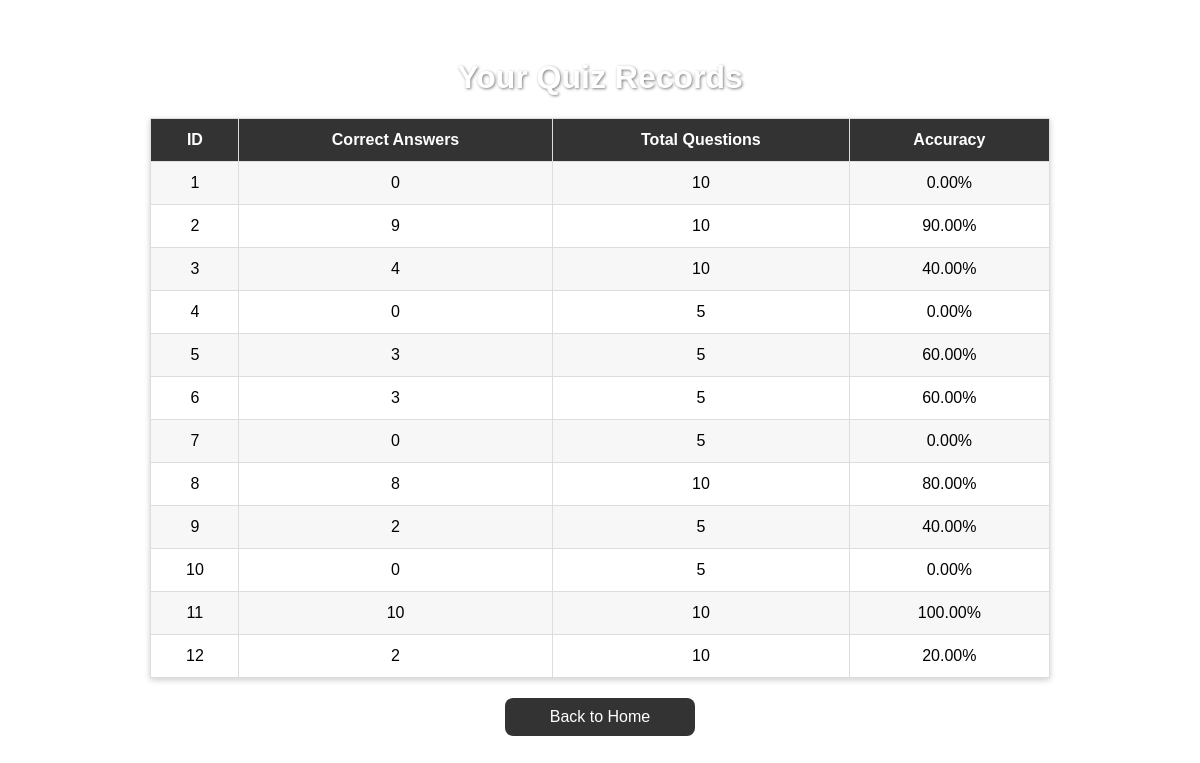
Before: /records (signed in) with the older database file.
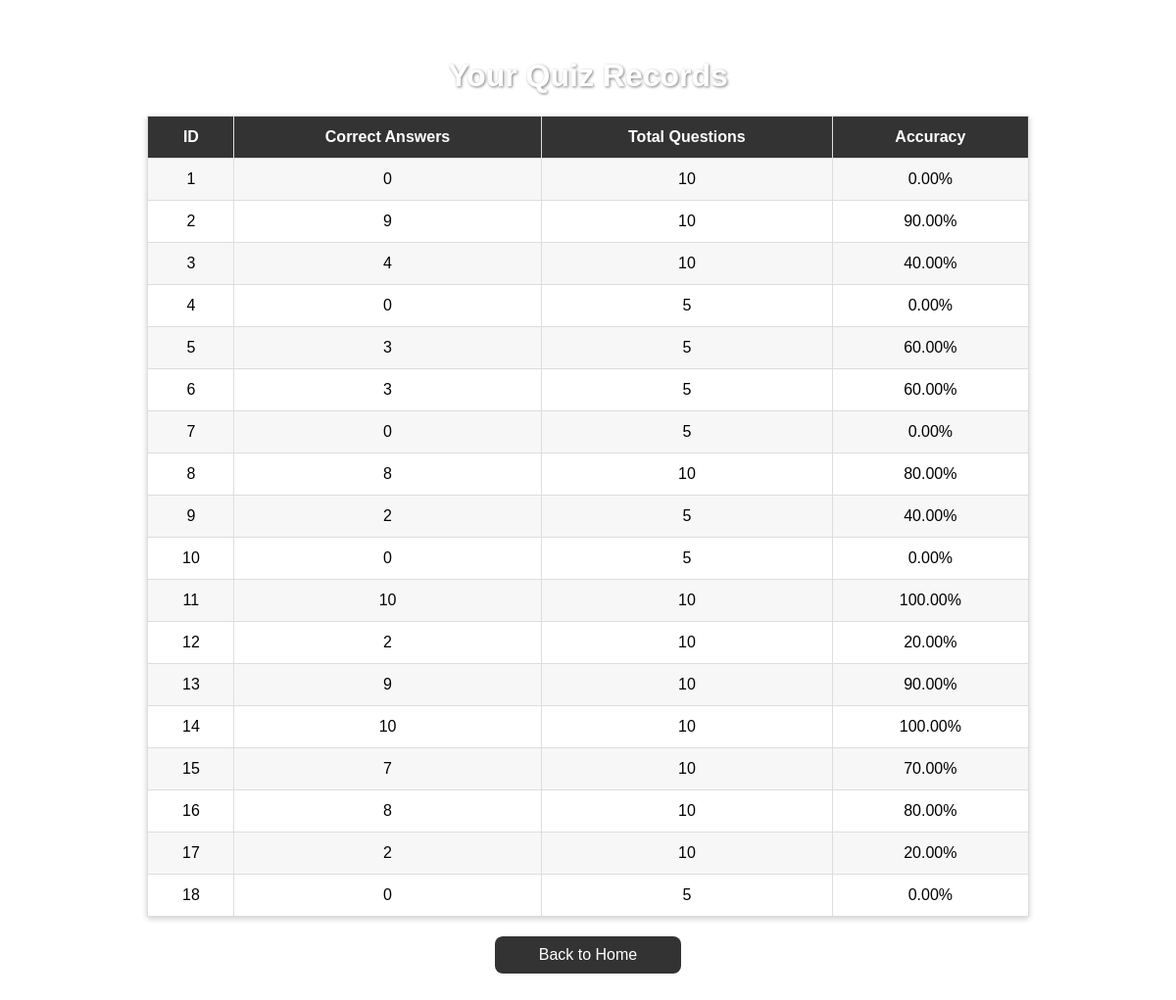
After: the same page with the newer database file.
### app.py (models this page shows)
class Quiz_result(db.Model):
    id = db.Column(db.Integer, primary_key=True)
    user_id = db.Column(db.Integer, db.ForeignKey('user.id'))
    right_number = db.Column(db.Integer)
    quiz_number = db.Column(db.Integer)

### app.py (the view)
@app.route('/records')
def records():
    if not session.get('user_id'):
        return redirect(url_for('login'))
    user_id = session['user_id']
    results = Quiz_result.query.filter_by(user_id=user_id).all()
    return render_template('records.html', results=results)

### templates/records.html (shortened to what this page needs)
<!DOCTYPE html>
<html>
<head>
</head>
<body>
    <h1>Your Quiz Records</h1>
    <table>
        <tr>
            <th>ID</th>
            <th>Correct Answers</th>
            <th>Total Questions</th>
            <th>Accuracy</th>
        </tr>
        {% for r in results %}
        <tr class="data-row" style="animation-delay: '{{ loop.index0 * 0.1 }}s';">
            <td>{{ r.id }}</td>
            <td>{{ r.right_number }}</td>
            <td>{{ r.quiz_number }}</td>
            <td>{{ "%.2f"|format(r.right_number / r.quiz_number * 100) }}%</td>
        </tr>
        {% endfor %}
    </table>
    <a href="{{ url_for('homepage') }}">Back to Home</a>
</body>
</html>

### templates/records.html (style rules this page uses)
body { font-family: 'Comic Sans MS', cursive, sans-serif; background: url('https://portstjoeresort.com/wp-content/uploads/2024/02/Port-St.-Joe-Beach-fishing.jpg') no-repeat center center fixed; background-size: cover; padding: 30px; }
h1 { text-align: center; color: white; text-shadow: 1px 1px 3px rgba(0,0,0,0.5); }
table { width: 80%; margin: 0 auto; border-collapse: collapse; background: rgba(255, 255, 255, 0.65); box-shadow: 0 2px 6px rgba(0,0,0,0.2); }
th, td { padding: 12px; border: 1px solid #ddd; text-align: center; }
th { background: rgba(0,0,0,0.8); color: white; }
tr:nth-child(even) { background: rgba(242, 242, 242, 0.6); }
tr.data-row { opacity: 0; animation: fadeUp 0.6s ease-out forwards; }
a { display: block; margin: 20px auto; text-align: center; color: white; background: rgba(0,0,0,0.8); padding: 10px 20px; width: 150px; border-radius: 8px; text-decoration: none; transition: 0.3s; }

Changed rows visible on the page:
added Quiz_result: id "13", right_number "9", quiz_number "10", r.right_number/r.quiz_number*100 "90.00"
added Quiz_result: id "14", right_number "10", quiz_number "10", r.right_number/r.quiz_number*100 "100.00"
added Quiz_result: id "15", right_number "7", quiz_number "10", r.right_number/r.quiz_number*100 "70.00"
added Quiz_result: id "16", right_number "8", quiz_number "10", r.right_number/r.quiz_number*100 "80.00"
added Quiz_result: id "17", right_number "2", quiz_number "10", r.right_number/r.quiz_number*100 "20.00"
added Quiz_result: id "18", right_number "0", quiz_number "5", r.right_number/r.quiz_number*100 "0.00"
